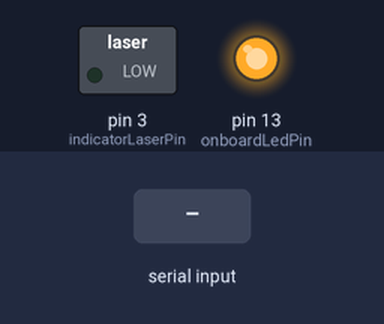
The sketch below on a simulated Arduino Uno, built with avr-gcc and run on an emulated ATmega328P. On the bench: switched loads named in the sketch (green lamp = pin HIGH), output pins drawn as LEDs (lit = HIGH). Inputs (shaded band) come from the test bench. What the sketch prints to the serial monitor is not drawn.

Above: at 0.01 s.
At 1.4 s:
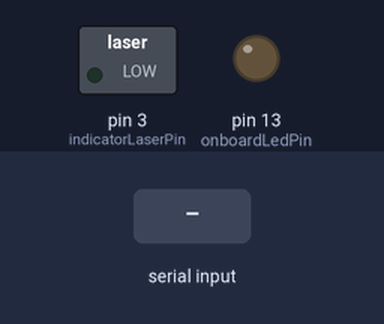
1.5 s: byte 30 received over Serial
Timing chart, 0 to 4.5 s (numbered marks = the images above; inputs shaded):
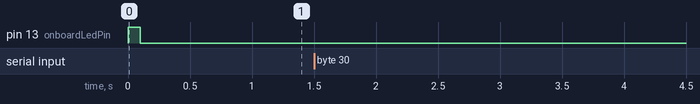

The sketch:

serialTest.ino
```cpp
int incomingByte = 0; // for incoming serial data
int onboardLedPin = 13;
int indicatorLaserPin = 3;

void setup() {
  Serial.begin(115200);
  pinMode(onboardLedPin, OUTPUT);
  pinMode(indicatorLaserPin, OUTPUT);
  digitalWrite(onboardLedPin, HIGH);
  delay(100);
  digitalWrite(onboardLedPin, LOW);
  delay(100);
}

void loop() {

  if (Serial.available() > 0) {

    int len = Serial.available();
    int buf[len];
    int i = 0;
    while (Serial.available()) {
      buf[i] = Serial.read();
      i++;
    }

    for (int j = 0; j < len; j++) {
      Serial.print(buf[j], DEC);
    }
    Serial.print(" ");
    Serial.println(len);
  }
}
```

Measured:
- after the input at 1.5 s, every drawn part: stays the same
